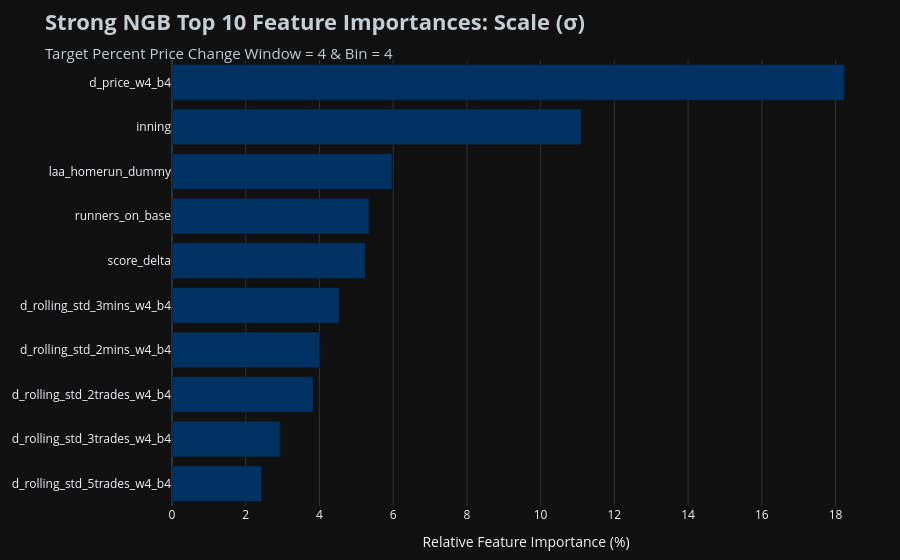

Notebook source saved alongside this figure:
### Code cell
# Plot feature importance for scale

fig_scale = px.bar(
    scale_df.head(10), 
    x='importance', 
    y='feature', 
    orientation='h',
    title='<b>Strong NGB Top 10 Feature Importances: Scale (σ)</b><br><span style="font-size:15px; color:' + LAA_SILVER + '">Target Percent Price Change Window = 4 & Bin = 4</span>',
    color_discrete_sequence=[LAA_NAVY]
)

fig_scale.update_layout(
    template='plotly_dark',
    paper_bgcolor='#111111',
    plot_bgcolor='#111111',
    yaxis={'categoryorder':'total ascending'},
    title_font={'size': 22, 'color': LAA_SILVER},
    xaxis_title='Relative Feature Importance (%)',
    yaxis_title=None,
    margin=dict(l=20, r=20, t=60, b=40)
)

fig_scale.show()

### Figure 1 — Plotly figure (JSON) as saved in the notebook; plotly's stock layout.template omitted (floating-point values rounded to 4 significant figures)
{"data": [{"hovertemplate": "importance=%{x}<br>feature=%{y}<extra></extra>", "legendgroup": "", "marker": {"color": "#003263", "pattern": {"shape": ""}}, "name": "", "orientation": "h", "showlegend": false, "textposition": "auto", "type": "bar", "x": [18.25, 11.1, 5.968, 5.346, 5.241, 4.536, 4.013, 3.828, 2.929, 2.436], "xaxis": "x", "y": ["d_price_w4_b4", "inning", "laa_homerun_dummy", "runners_on_base", "score_delta", "d_rolling_std_3mins_w4_b4", "d_rolling_std_2mins_w4_b4", "d_rolling_std_2trades_w4_b4", "d_rolling_std_3trades_w4_b4", "d_rolling_std_5trades_w4_b4"], "yaxis": "y"}], "layout": {"barmode": "relative", "legend": {"tracegroupgap": 0}, "margin": {"b": 40, "l": 20, "r": 20, "t": 60}, "paper_bgcolor": "#111111", "plot_bgcolor": "#111111", "title": {"font": {"color": "#C4CED4", "size": 22}, "text": "<b>Strong NGB Top 10 Feature Importances: Scale (σ)</b><br><span style=\"font-size:15px; color:#C4CED4\">Target Percent Price Change Window = 4 & Bin = 4</span>"}, "xaxis": {"anchor": "y", "domain": [0, 1], "title": {"text": "Relative Feature Importance (%)"}}, "yaxis": {"anchor": "x", "categoryorder": "total ascending", "domain": [0, 1], "title": {}}}}
